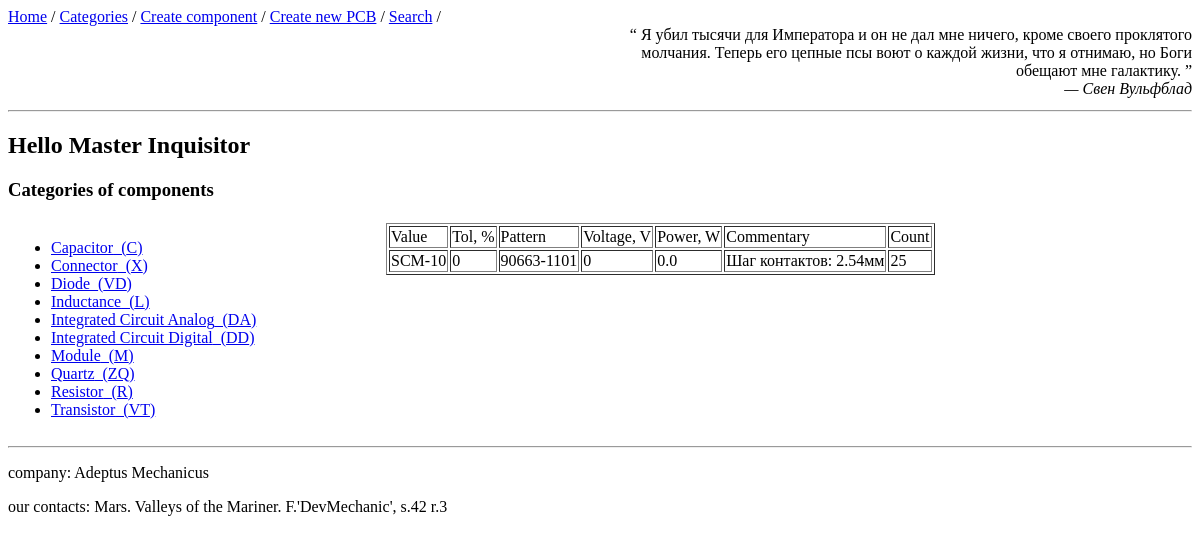
/categories/connector, run on the app's committed database.
### app_comp/models.py (models this page shows, shortened)
class Category(db.Model):
    __tablename__ = 'categories'
    id = db.Column(db.Integer, primary_key=True)
    name = db.Column(db.String(128), unique=True, index=True, nullable=False)
    refdes = db.Column(db.String(15), nullable=False)
    components = db.relationship('Component', backref='category',
                                 cascade='all, delete',)

class Component(db.Model):
    __tablename__ = 'components'
    id = db.Column(db.Integer, primary_key=True)
    value = db.Column(db.String(128), index=True, nullable=False)
    tolerance = db.Column(db.Float, default=None)   # %
    voltage = db.Column(db.Integer, default=None)  # V
    power = db.Column(db.Float, default=None)   # W
    count = db.Column(db.Integer, default=0)
    comment = db.Column(db.Text)
    category_name = db.Column(db.String(128), db.ForeignKey("categories.name"))
    pattern_name = db.Column(db.String(128), db.ForeignKey("patterns.name"))
    pcboards = db.relationship("AssociatedCompPcb",
                               back_populates='component')
    def get_parameters_as_dict(self) -> dict:
        return {"value": self.value,
                "tol, %": self.tolerance,
                "pattern": self.pattern_name,
                "voltage, V": self.voltage,
                "power, W": self.power,
                "commentary": self.comment,
                "Count": self.count
                }

### app_comp/views.py (the view)
@app.route('/categories/<string:type_category>', methods=['get'])
def categories(type_category='menu'):
    all_cat = crud.read_table_sorted(Category, Category.name)
    category = type_category
    if category != 'menu':
        components_from_category = dbt.get_components_from_category(category, Component)
        if components_from_category:
            temp_bd['quote'] = random_quote()
            return render_template("categories.html",
                                   title='menu Categories',
                                   all_categories=all_cat,
                                   components_of_category=components_from_category,
                                   bd=temp_bd, )
        else:
            return redirect(url_for("categories", type_category='menu'))
    else:
        temp_bd['quote'] = random_quote()
        return render_template("categories.html",
                               title='Categories',
                               all_categories=all_cat,
                               bd=temp_bd,)

### app_comp/tools/database_tools.py (called while the page is built)
def get_components_from_category(category, *args):
    filter_param = Component.category_name == category
    cat_components = db.session.query(*args).filter(filter_param).all()
    return cat_components

    def read_table_sorted(self, table, sorted_param):
        return self.db.session.query(table).order_by(sorted_param).all()

### app_comp/tools/quotes.py (called while the page is built)
def get_json_data(path_):
    with open(path_, 'r') as json_object:
        json_data = json.load(json_object)
    return json_data

def random_quote(path=path_to_json):
    quotes = get_json_data(path)
    return random.choice(quotes)

### app_comp/templates/categories.html
{% extends 'base.html'%}
{% block content %}
<h3> Categories of components </h3>
<table>
    <tr>
    <td valign="top" align="left">{% include "categories_part/category_menu.html" %}</td>
    <td valign="top" align="center" width="800px">{% include "categories_part/category_content.html" %}</td>
    </tr>
</table>
{% endblock %}

### app_comp/templates/categories_part/category_menu.html (shortened to what this page needs)
<ul>
    {% for cat in all_categories %}
        <li>
            <a href="{{ url_for('categories', type_category=cat.name) }}">
                {{cat.name|title}}_({{cat.refdes}})
            </a>
         </li>
    {% endfor %}
</ul>

### app_comp/templates/categories_part/category_content.html
<div>
{% if components_of_category %}
    <table align="center" border="1px">
        <tr>
        {% for key in components_of_category[0].get_parameters_as_dict().keys() %}
            <td>{{ key.title() }}</td>
        {% endfor %}
        </tr>
        {% for comp in components_of_category %}
        <tr>
            {% for value in comp.get_parameters_as_dict().values() %}
            <td> {{value}}</td>
            {% endfor %}
        </tr>
        {% endfor %}
    </table>
{% else %}
    <img width="350px" src="../static/images/AM_icon.jpg" alt="Adeptus Mechanicus are wait">
{% endif %}
</div>

### data on the page
Category: name "Capacitor", refdes "C"
Category: name "Connector", refdes "X"
Category: name "Diode", refdes "VD"
Category: name "Inductance", refdes "L"
Category: name "Integrated Circuit Analog", refdes "DA"
Category: name "Integrated Circuit Digital", refdes "DD"
Category: name "Module", refdes "M"
Category: name "Quartz", refdes "ZQ"
Category: name "Resistor", refdes "R"
Category: name "Transistor", refdes "VT"
Component: value "SCM-10", values "0" "0" "25", pattern_name "90663-1101", power "0.0", comment "Шаг контактов: 2.54мм"

### other printed values
{{ bd.quote[0] }} "Я убил тысячи для Императора и он не дал мне ничего, кроме своего проклятого молчания. Теперь его цепные псы воют о каждой жизни, что я отнимаю, но Боги обещают мне галактику."
{{ bd.quote[1] }} "— Свен Вульфблад"
{{ bd.user }} "Master Inquisitor"
{{ key.title() }} "Value" "Tol, %" "Pattern" "Voltage, V" "Power, W" "Commentary" "Count"
{{ bd.company }} "Adeptus Mechanicus"
{{ bd.contacts }} "Mars. Valleys of the Mariner. F.'DevMechanic', s.42 r.3"
